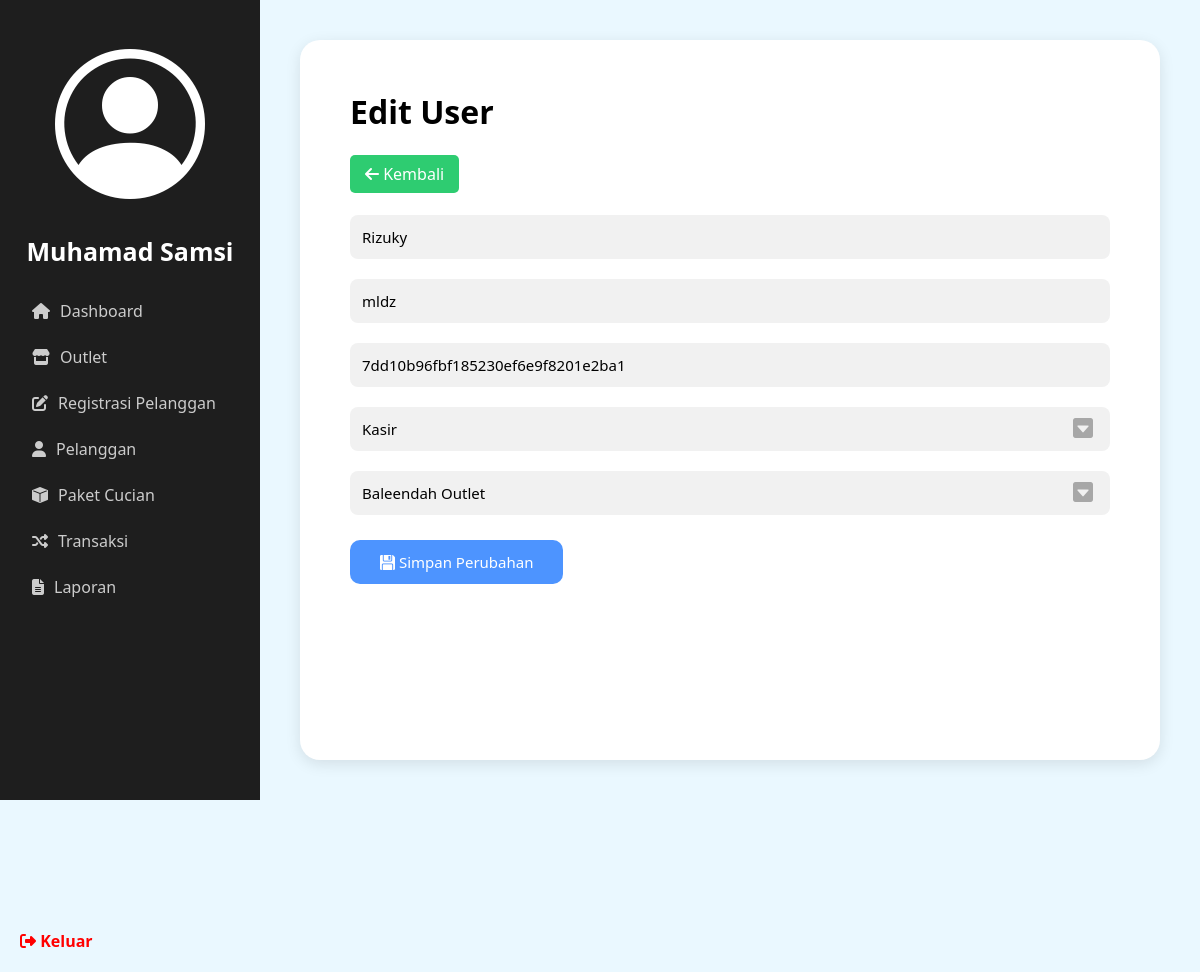
The page /admin/edit_user.php?id=6 (signed in) on the database its author committed.
### tables this page shows
CREATE TABLE `tb_user` (
  `id` int(11) NOT NULL,
  `nama` varchar(100) DEFAULT NULL,
  `alamat` text DEFAULT NULL,
  `username` varchar(30) DEFAULT NULL,
  `password` text DEFAULT NULL,
  `id_outlet` int(11) DEFAULT NULL,
  `role` enum('admin','kasir','owner') DEFAULT NULL
);

CREATE TABLE `tb_outlet` (
  `id` int(11) NOT NULL,
  `nama` varchar(100) DEFAULT NULL,
  `alamat` text DEFAULT NULL,
  `tlp` varchar(15) DEFAULT NULL
);

### admin/edit_user.php (the view, shortened to what this page needs)
<?php
include '../database/koneksi.php';
$id = $_GET['id'] ?? null;
$query = "SELECT * FROM tb_user WHERE id = '$id'";
$result = $koneksi->query($query);
$query_outlet = "SELECT * FROM tb_outlet";
$result_outlet = $koneksi->query($query_outlet);
$data = $result->fetch_assoc();
$namaUser = htmlspecialchars($_SESSION["nama"]);
?>
<!DOCTYPE html>
<html lang="id">
<head>
    <link rel="stylesheet" href="../style/style.css">
    <link rel="stylesheet" href="https://cdnjs.cloudflare.com/ajax/libs/font-awesome/6.4.0/css/all.min.css">
    <link rel="stylesheet" href="https://cdn.jsdelivr.net/npm/bootstrap-icons@1.11.3/font/bootstrap-icons.min.css">
</head>
<body>
<div class="container">
    <div class="sidebar">
        <div class="profile">
            <a href="user.php" style="color: inherit; text-decoration: none;">
                <div class="avatar"><i class="bi bi-person-circle"></i></div>
            </a>
            <h3><?= $namaUser ?></h3>
        </div>
        <ul class="menu">
            <a href="dashboard.php"><li><i class="fa fa-home"></i> Dashboard</li></a>
            <a href="outlet.php"><li><i class="fa fa-store"></i> Outlet</li></a>
            <a href="tambah_pelanggan.php"><li><i class="fa fa-edit"></i> Registrasi Pelanggan</li></a>
            <a href="pelanggan.php"><li><i class="fa fa-user"></i> Pelanggan</li></a>
            <a href="paket_cucian.php"><li><i class="bi bi-box-fill"></i> Paket Cucian</li></a>
            <a href="transaksi.php"><li><i class="fa fa-random"></i> Transaksi</li></a>
            <a href="laporan.php"><li><i class="fa fa-file-alt"></i> Laporan</li></a>
        </ul>
        <div class="logout">
            <a href="../index.php"><i class="fa fa-sign-out-alt"></i> Keluar</a>
        </div>
    </div>
    <div class="main-content">
        <div class="content-box">
            <div class="outlet-header">
                <h1>Edit User</h1>
                <a href="user.php" class="btn-kembali"><i class="fa fa-arrow-left"></i> Kembali</a>
            </div>
            <form action="proses_edit_user.php" method="post">
                <input type="text" name="nama" placeholder="Nama Outlet" value="<?= htmlspecialchars($data['nama']) ?>" required>
                <input type="text" name="username" placeholder="Username" value="<?= htmlspecialchars($data['username']) ?>" required>
                <input type="password1" name="password" placeholder="Password" value="<?= htmlspecialchars($data['password']) ?>" required>
                   <div class="custom-select">
                        <select name="role" required>
                            <option value="kasir" <?= $data['role'] === 'kasir' ? 'selected' : '' ?>>Kasir</option>
                        </select>
                    </div>
                    <div class="custom-select">
                        <select name="outlet" required>
                            <?php while ($outlet = $result_outlet->fetch_assoc()) { ?>
                                <option value="<?= $outlet['id'] ?>" <?= $data['id_outlet'] == $outlet['id'] ? 'selected' : '' ?>>
                                    <?= htmlspecialchars($outlet['nama']) ?>
                                </option>
                            <?php } ?>
                        </select>
                    </div>
                <button type="submit"><i class="bi bi-floppy-fill"></i> Simpan Perubahan</button>
            </form>
        </div>
    </div>
</div>
</body>
</html>

### style/style.css (style rules this page uses)
* { margin: 0; padding: 0; box-sizing: border-box; font-family: Arial, sans-serif; }
body, html { height: 100%; }
* { margin: 0; padding: 0; box-sizing: border-box; font-family: "Segoe UI", sans-serif; }
body { background-color: #eaf8ff; }
.container { display: flex; height: 100vh; }
.sidebar { width: 260px; background-color: #1e1e1e; color: white; display: flex; flex-direction: column; justify-content: space-between; }
.profile { text-align: center; padding: 20px 0; }
.avatar { font-size: 150px; border-radius: 50%; margin: 0 auto 10px auto; }
.profile h3 { font-weight: bold; font-size: 25px; }
.menu { list-style: none; padding: 0 20px; margin-bottom: 300px; }
.menu li { padding: 12px; cursor: pointer; display: flex; align-items: center; gap: 10px; color: #ccc; transition: background 0.3s; border-radius: 5px; }
.logout { padding: 20px; color: red; cursor: pointer; font-weight: bold; display: flex; align-items: center; gap: 10px; }
.main-content { flex: 1; padding: 40px; }
.content-box { background-color: white; overflow-y: auto; padding: 50px; border-radius: 20px; box-shadow: 0 4px 15px rgba(0, 0, 0, 0.1); height: 100%; max-height: 100vh; }
.content-box h1 { margin-bottom: 30px; }
.menu a { text-decoration: none; color: inherit; }
.logout a, .logout a:visited { text-decoration: none; color: inherit; }
.btn-kembali { text-decoration: none; background-color: #2ecc71; color: white; padding: 8px 15px; border-radius: 5px; margin-bottom: 20px; }
.outlet-header { margin-bottom: 20px; }
form input[type="text"] { width: 100%; padding: 12px; margin: 10px 0; border: none; border-radius: 8px; background-color: #f1f1f1; font-size: 15px; }
form input[type="password1"] { width: 100%; padding: 12px; margin: 10px 0; border: none; border-radius: 8px; background-color: #f1f1f1; font-size: 15px; }
form button { margin-top: 15px; background-color: #4d94ff; color: white; padding: 12px 30px; border: none; border-radius: 10px; font-size: 15px; cursor: pointer; transition: background-color 0.3s ease; }
.custom-select { position: relative; width: 100%; }
.custom-select select { margin-top: 10px; margin-bottom: 10px; width: 100%; padding: 12px 40px 12px 12px; border: none; border-radius: 8px; background-color: #f1f1f1; font-size: 15px; appearance: none; -webkit-appearance: none; -moz-appearance: none; cursor: pointer; }
form select { width: 100%; padding: 12px; margin: 10px 0; border: none; border-radius: 8px; background-color: #f1f1f1; font-size: 15px; font-family: "Segoe UI", sans-serif; cursor: pointer; }
button { margin-top: 15px; background-color: #4d94ff; color: white; padding: 12px 30px; border: none; border-radius: 10px; font-size: 15px; cursor: pointer; transition: background-color 0.3s ease; }

### rows shown on the page
tb_user: nama "Rizuky", username "mldz", password "7dd10b96fbf185230ef6e9f8201e2ba1", role "Kasir", outlet "Baleendah Outlet"

### other values the page prints
$namaUser "Muhamad Samsi"
